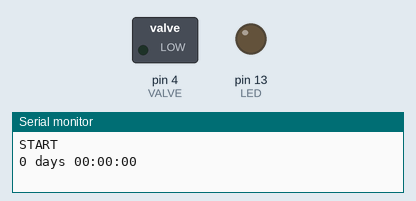
This sketch was run on a simulated Arduino Uno, built for the host (arithmetic inside an expression is 32-bit, double 64-bit). On the bench: switched loads named in the sketch (green lamp = pin HIGH), output pins drawn as LEDs (lit = HIGH), the last lines printed to the serial monitor. At 60.0 s the program stops and its outputs stay as they are.

Above: at 0.1 s.
At 60.1 s:
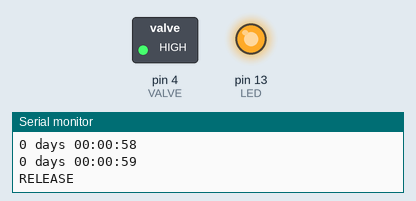
Timing chart, 0 to 61.5 s (numbered marks = the images above):
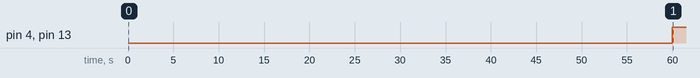

The sketch:

ReleaseValve.ino
```cpp
/*
   Feb 16, 2018
   Timer program to trigger a valve
*/

// GPIO
#define VALVE   4
#define LED     13

//////////////////////////////////////////////////////////
//                                                      //
//   Time interval for the timer days+hours+minutes     //
//                                                      //
#define DAYS    0                                       //
#define HOURS   0                                       //
#define MINUTES 1                                       //
//                                                      //
//////////////////////////////////////////////////////////

// Variables to hold current counter status
int seconds = 0, minutes = 0, hours = 0, days = 0, now = 0;
// Calculating recording interval in minutes
int recording_interval = DAYS * 1440 + HOURS * 60 + MINUTES;

/* Programs Starts */
void setup ()
{
  Serial.begin(230400);       // DEBUG
  Serial.println("START");  // DEBUG
  // Configure the Valve pin
  pinMode(VALVE, OUTPUT);
  pinMode(LED, OUTPUT);
  digitalWrite(VALVE, LOW);
  digitalWrite(LED, LOW);
}

/* Program Loop */
void loop ()
{
  char time[8];
  // Calculating current mission time in minutes
  now = days * 1440 + hours * 60 + minutes;
  // Checking for end of mission
  if ( now >= recording_interval)
  {
    // DEBUG
    Serial.println("RELEASE");
    // DEBUG
    digitalWrite(VALVE, HIGH);  // Trigger Release Valve
    digitalWrite(LED, HIGH);
    while (1);                  // Mission accomplished
  }
  // DEBUG
  sprintf(time, "%d days %02d:%02d:%02d", days, hours, minutes, seconds);
  Serial.println(time);
  // DEBUG
  update_time();
  delay(1 * 1000);
}

/* Updates time in 8s intervals */
void update_time()
{
  seconds += 1;
  // Seconds overflow
  if (seconds >= 60) {
    seconds -= 60;
    minutes += 1;
  }
  // Minutes overflow
  if (minutes >= 60) {
    minutes -= 60;
    hours += 1;
  }
  // Hours overflow
  if (hours >= 24) {
    hours -= 24;
    days += 1;
  }
}
```

Measured:
- by itself, pin 4 (VALVE), pin 13 (LED): LOW → HIGH at 60.0 s
